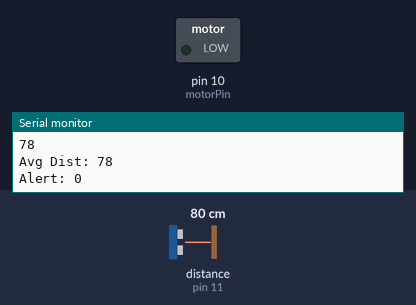
Simulated run of this sketch. Board: Arduino Uno, built with avr-gcc and run on an emulated ATmega328P. Parts: switched loads named in the sketch (green lamp = pin HIGH), the last lines printed to the serial monitor. Wiring (inferred from the names in the program): ultrasonic range finder: trigger pin 9; echo pin 11. Dashed ring = blinking. Inputs (shaded band) come from the test bench; at power-on: distance to the obstacle (sensor on pin 11) 80 cm. The echo pulse lasts 58.3 µs per cm; pins used as bus, display or sensor lines are not drawn.

Above: at 1.2 s.
1.3 s: distance to the obstacle (sensor on pin 11) set to 120 cm
At 2.2 s:
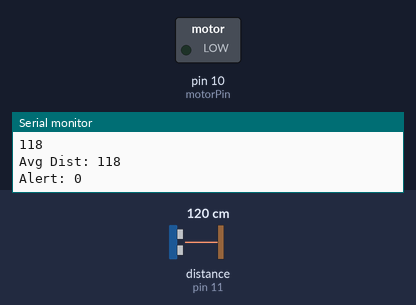
2.8 s: distance to the obstacle (sensor on pin 11) set to 85 cm
4.6 s: distance to the obstacle (sensor on pin 11) set to 76 cm
At 5.1 s:
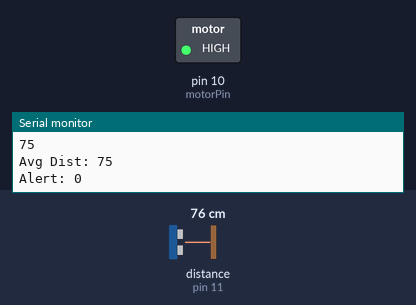
7.6 s: distance to the obstacle (sensor on pin 11) set to 250 cm
At 9.2 s:
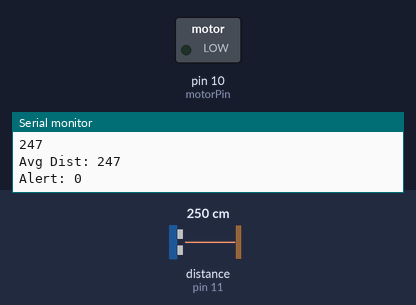
Timing chart, 0 to 10.2 s (numbered marks = the images above; inputs shaded):
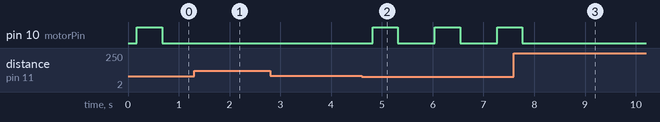

The sketch:

UltrasonicVib.ino
```cpp
// defines pins numbers
const int trigPin = 9;
const int echoPin = 11;
// defines variables
long duration;
int distance;
int AvgDist;
int toAvg[5];
int total;
boolean alert = 0;
const int motorPin = 10;
int trigDist = 80;


void setup() {
  // put your setup code here, to run once:
pinMode(trigPin, OUTPUT); // Sets the trigPin as an Output
pinMode(echoPin, INPUT); // Sets the echoPin as an Input
pinMode(motorPin, OUTPUT); //Sets motorPin as Output

Serial.begin(9600); // Starts the serial communication
}

void loop() {
 total = 0;
//take average of 5 measurements
for (int i = 0; i < 5; i = i + 1){
  // put your main code here, to run repeatedly:
// Clears the trigPin
  digitalWrite(trigPin, LOW);
  delayMicroseconds(2);

  // Sets the trigPin on HIGH state for 10 micro seconds
  digitalWrite(trigPin, HIGH);
  delayMicroseconds(10);
  digitalWrite(trigPin, LOW);

  // Reads the echoPin, returns the sound wave travel time in microseconds
  duration = pulseIn(echoPin, HIGH);

  // Calculating the distance
  distance= duration*0.034/2;
  if (distance >400){
    distance = 0;
  }
  toAvg[i] = distance;
  total = total + distance;
  // Prints the distance on the Serial Monitor
  //Serial.print("Distance (cm): ");
  //Serial.println(distance);
  delay(30);
}
AvgDist = total/5;
alert = alertFunction(toAvg);

Serial.println(toAvg[0]);
Serial.println(toAvg[4]);
Serial.print("Avg Dist: ");
Serial.println(AvgDist);
Serial.print("Alert: ");
Serial.println(alert);


//vibrate motor if distance is close
if (AvgDist < trigDist) {
  digitalWrite(motorPin, HIGH);
  delay(500);
  digitalWrite(motorPin, LOW);
  delay(50);
}
delay(500);
}


boolean alertFunction(int dist_array) {
  if (toAvg[3] < toAvg[1] | toAvg[4] < toAvg[2]){
  alert = 1;
} else {
  alert = 0;
}
return alert;
}
```

Measured:
- the behaviour switches between 82 and 81 cm on distance to the obstacle (sensor on pin 11) (found by bisection; images 1 and 2)
- after the input at 1.3 s, pin 10 (motorPin): stays LOW (without the input it goes to HIGH after 0.10 s)
- after the input at 4.6 s, pin 10 (motorPin): alternates HIGH for 0.50 s and LOW for 0.73 s, starting after 0.22 s
- after the input at 7.6 s, pin 10 (motorPin): goes on until 7.8 s, then stays LOW
